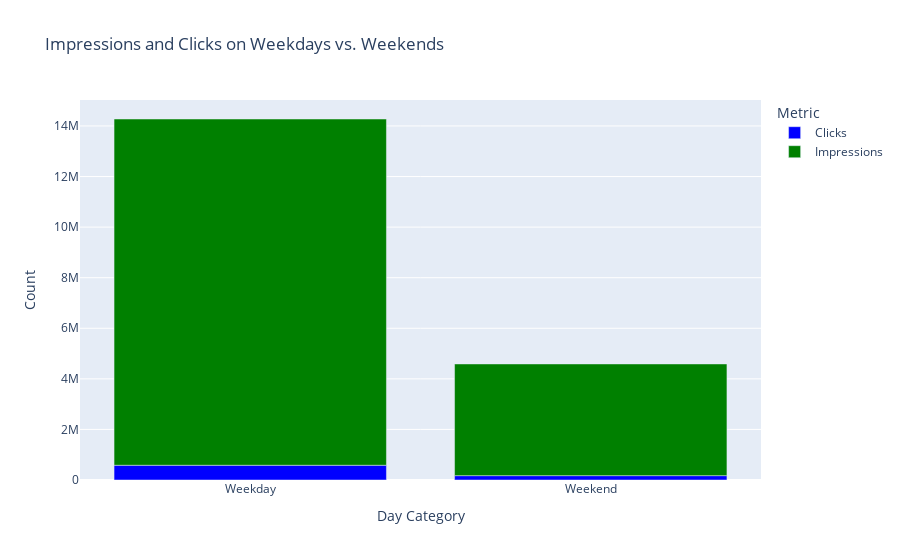

The notebook cell saved with this chart:
### Markdown cell above
**compare the impressions and clicks on weekdays and weekends**

### Code cell
# Group the data by 'DayCategory' and calculate the sum of Clicks and Impressions for each category
grouped_data = data.groupby('DayCategory')[['Clicks', 'Impressions']].sum().reset_index()

# Create a grouped bar chart to visualize Clicks and Impressions on weekdays vs. weekends
fig = px.bar(grouped_data, x='DayCategory', y=['Clicks', 'Impressions'],
             title='Impressions and Clicks on Weekdays vs. Weekends',
             labels={'value': 'Count', 'variable': 'Metric'},
             color_discrete_sequence=['blue', 'green'])

# Customize the layout
fig.update_layout(yaxis_title='Count')
fig.update_xaxes(title_text='Day Category')

# Show the plot
fig.show()

### Figure 1 — Plotly figure (JSON) as saved in the notebook; plotly's stock layout.template omitted (floating-point values rounded to 4 significant figures)
{"data": [{"alignmentgroup": "True", "hovertemplate": "Metric=Clicks<br>DayCategory=%{x}<br>Count=%{y}<extra></extra>", "legendgroup": "Clicks", "marker": {"color": "blue", "pattern": {"shape": ""}}, "name": "Clicks", "offsetgroup": "Clicks", "orientation": "v", "showlegend": true, "textposition": "auto", "type": "bar", "x": ["Weekday", "Weekend"], "xaxis": "x", "y": [583303, 172383], "yaxis": "y"}, {"alignmentgroup": "True", "hovertemplate": "Metric=Impressions<br>DayCategory=%{x}<br>Count=%{y}<extra></extra>", "legendgroup": "Impressions", "marker": {"color": "green", "pattern": {"shape": ""}}, "name": "Impressions", "offsetgroup": "Impressions", "orientation": "v", "showlegend": true, "textposition": "auto", "type": "bar", "x": ["Weekday", "Weekend"], "xaxis": "x", "y": [13692003, 4416639], "yaxis": "y"}], "layout": {"autosize": true, "barmode": "relative", "legend": {"title": {"text": "Metric"}, "tracegroupgap": 0}, "title": {"text": "Impressions and Clicks on Weekdays vs. Weekends"}, "xaxis": {"anchor": "y", "autorange": true, "domain": [0, 1], "range": [-0.5, 1.5], "title": {"text": "Day Category"}, "type": "category"}, "yaxis": {"anchor": "x", "autorange": true, "domain": [0, 1], "range": [0, 15030000.0], "title": {"text": "Count"}, "type": "linear"}}}
